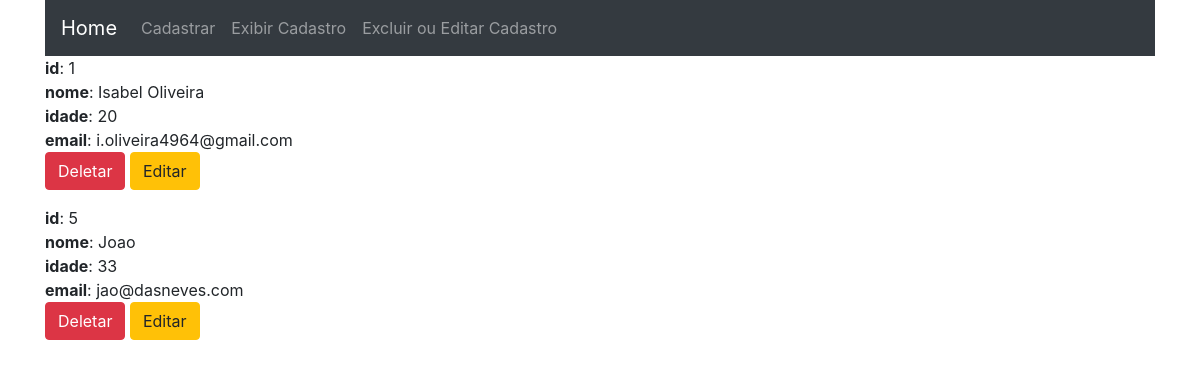
The page /gerenciar.php on the database its author committed.
### tables this page shows
CREATE TABLE `tb_contatos` (
  `id` int(11) NOT NULL,
  `nome` varchar(60) NOT NULL,
  `idade` int(11) NOT NULL,
  `email` varchar(60) NOT NULL
);

### gerenciar.php (the view, shortened to what this page needs)
<!DOCTYPE html>
<html lang="pt-br">
<head>
	<link rel="stylesheet" type="text/css" href="bootstrap/css/bootstrap.min.css">
</head>
<body class="container">
	<?php
	include 'menu.php';
	include 'conn.php';
	$sql = "SELECT * FROM tb_contatos";
	$result = mysqli_query($conn, $sql);
	$linhas = mysqli_affected_rows($conn);
	if($linhas > 0)
	{
		while ($registros = mysqli_fetch_assoc($result))
		{
			echo '<p>';
			foreach ($registros as $indice => $valor)
			{
				if($indice == 'id')
				{
					$id = $valor;
				}
				echo "<strong>$indice</strong>: " . $valor . "<br>";
			}
			echo '<a href="deletar.php?id=' .$id. '" onclick="return confirm(\'Deseja excluir este contato?\')"
			class="btn btn-danger">Deletar</a>';
			echo ' <a href="editar.php?id=' .$id. '"class="btn btn-warning"">Editar</a>';
		}
	}
	else
	{
		echo '<h3>Não há contatos cadastrados...</h3>';
	}
	?>
</body>
</html>

### rows shown on the page
tb_contatos: indice "id", id "1", indice "nome", nome "Isabel Oliveira", indice "idade", idade "20", indice "email", email "i.oliveira4964@gmail.com"
tb_contatos: indice "id", id "5", indice "nome", nome "Joao", indice "idade", idade "33", indice "email", email "jao@dasneves.com"
